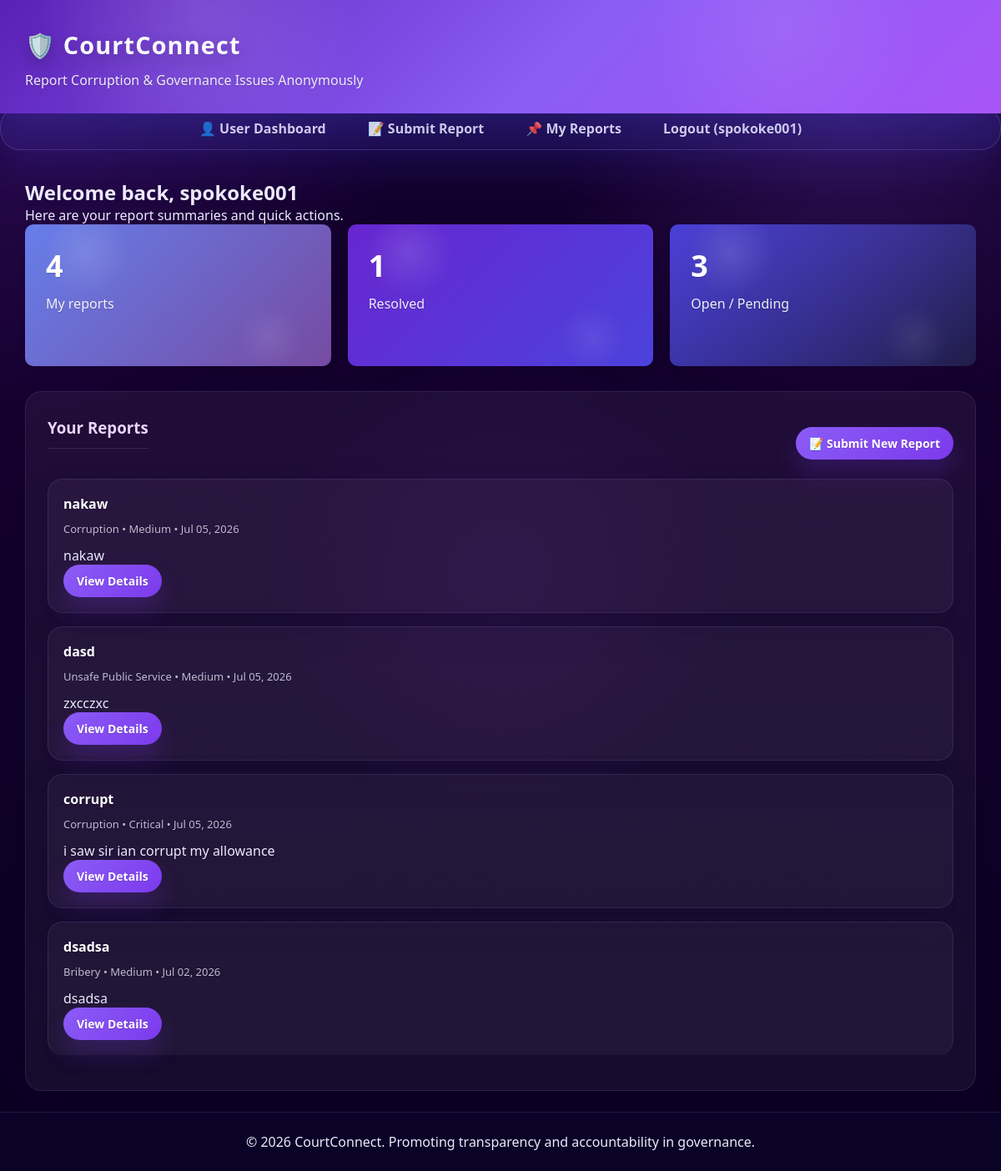
The app's page /dashboard/user/ (signed in), older data.
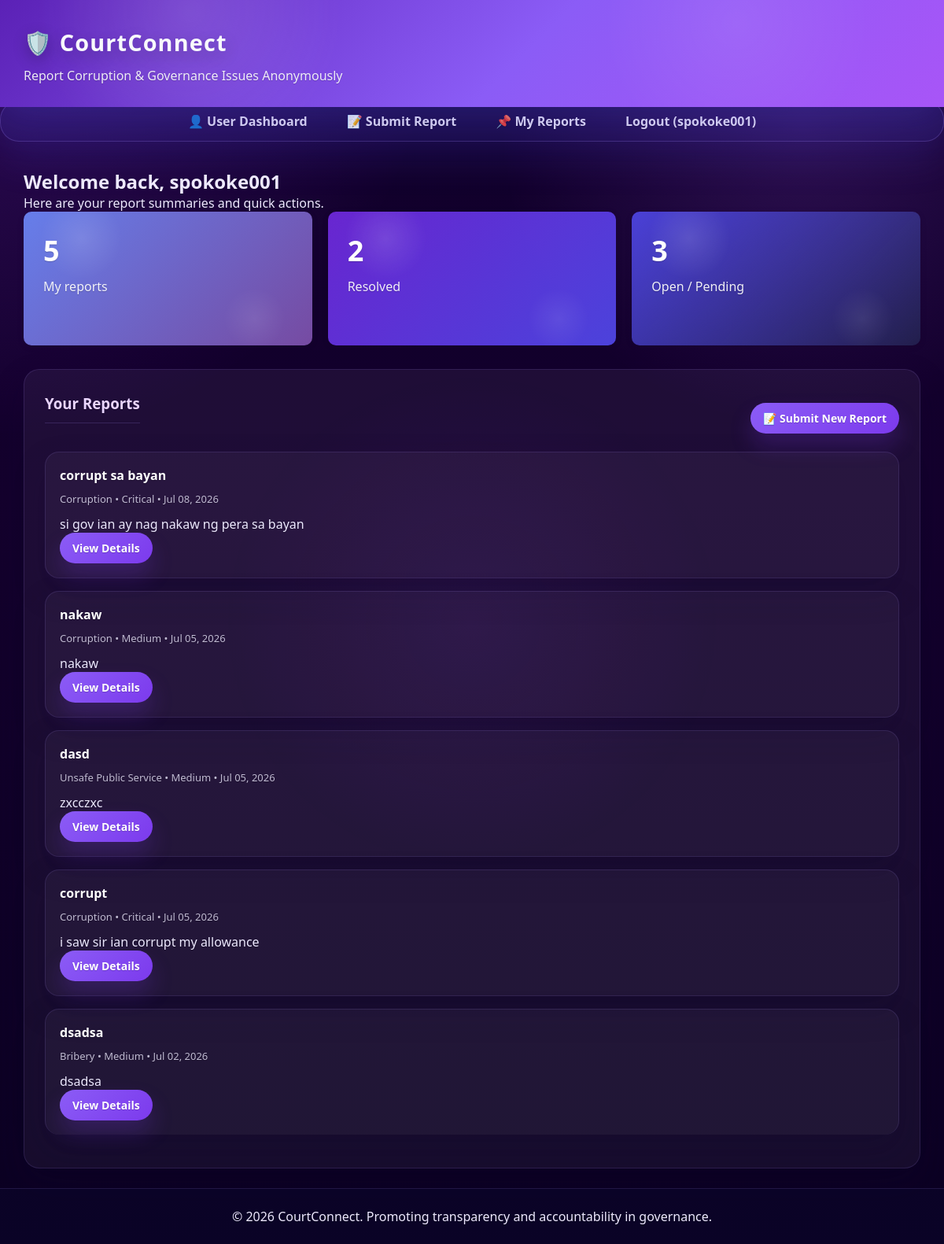
The same page, newer data.
### charlie_app/models.py (models this page shows, shortened)
class CorruptionReport(models.Model):
    CATEGORY_CHOICES = [
        ('corruption', 'Corruption'),
        ('unsafe_service', 'Unsafe Public Service'),
        ('governance', 'Governance Issue'),
        ('bribery', 'Bribery'),
        ('misconduct', 'Official Misconduct'),
        ('other', 'Other'),
    ]
    SEVERITY_CHOICES = [
        ('low', 'Low'),
        ('medium', 'Medium'),
        ('high', 'High'),
        ('critical', 'Critical'),
    ]
    title = models.CharField(max_length=255)
    description = models.TextField()
    category = models.CharField(max_length=20, choices=CATEGORY_CHOICES)
    severity = models.CharField(max_length=10, choices=SEVERITY_CHOICES, default='medium')
    location = models.CharField(max_length=255)
    related_department = models.ForeignKey(Department, on_delete=models.SET_NULL, null=True, blank=True)
    reporter = models.ForeignKey(User, on_delete=models.CASCADE, null=True, blank=True)
    reporter_name = models.CharField(max_length=200, help_text="Your name (required)")
    reporter_email = models.EmailField(help_text="Your email (required)")
    is_anonymous = models.BooleanField(default=True)
    status = models.ForeignKey(ReportStatus, on_delete=models.SET_NULL, null=True, default=1)
    evidence_file = models.FileField(upload_to='evidence/', blank=True, null=True)
    created_at = models.DateTimeField(auto_now_add=True)
    updated_at = models.DateTimeField(auto_now=True)
    resolved_at = models.DateTimeField(null=True, blank=True)
    admin_notes = models.TextField(blank=True, help_text="Internal notes for administrators")
    class Meta:
        ordering = ['-created_at']

### charlie_app/views.py (the view)
# urls.py: path('dashboard/user/', views.user_dashboard, name='user_dashboard'),
@login_required
def user_dashboard(request):
    reports = CorruptionReport.objects.filter(reporter=request.user)
    total_reports = reports.count()
    resolved_reports = reports.filter(status__status='resolved').count()
    open_reports = reports.exclude(status__status__in=['resolved', 'closed', 'rejected']).count()
    context = {
        'reports': reports,
        'total_reports': total_reports,
        'resolved_reports': resolved_reports,
        'open_reports': open_reports,
    }
    return render(request, 'user_dashboard.html', context)

### charlie_app/templates/user_dashboard.html (shortened to what this page needs)
{% extends 'base.html' %}
{% block content %}
<h2>Welcome back, {{ user.username }}</h2>
<p>Here are your report summaries and quick actions.</p>
<div class="dashboard-grid">
    <div class="stat-card">
        <h3>{{ total_reports }}</h3>
        <p>My reports</p>
    </div>
    <div class="stat-card">
        <h3>{{ resolved_reports }}</h3>
        <p>Resolved</p>
    </div>
    <div class="stat-card">
        <h3>{{ open_reports }}</h3>
        <p>Open / Pending</p>
    </div>
</div>
        <div class="section">
        <div class="section-header">
            <h3>{% if user.is_staff %}All Reports{% else %}Your Reports{% endif %}</h3>
            <div class="section-actions">
                {% if not user.is_staff %}
                    <a href="{% url 'charlie_app:report_create' %}" class="btn-small">📝 Submit New Report</a>
                {% endif %}
            </div>
        </div>
            {% if reports %}
        {% for report in reports %}
        <div class="report-row">
            <h4>{{ report.title }}</h4>
            <div class="meta">
                {{ report.get_category_display }} • {{ report.get_severity_display }} • {{ report.created_at|date:"M d, Y" }}
            </div>
            <p>{{ report.description|truncatewords:20 }}</p>
            <a href="{% url 'charlie_app:report_detail' report.pk %}" class="btn-small">View Details</a>
        </div>
        {% endfor %}
    {% else %}
        <p>You have not submitted any reports yet. Start by filing a new report.</p>
    {% endif %}
</div>
{% endblock %}

Row changes from the older to the newer data that the page shows:
added CorruptionReport: title "corrupt sa bayan", category "Corruption", severity "Critical", created_at "Jul 08, 2026", description "si gov ian ay nag nakaw ng pera sa bayan"
Text that changed along with them:
{{ total_reports }}: "4" → "5"
{{ resolved_reports }}: "1" → "2"
